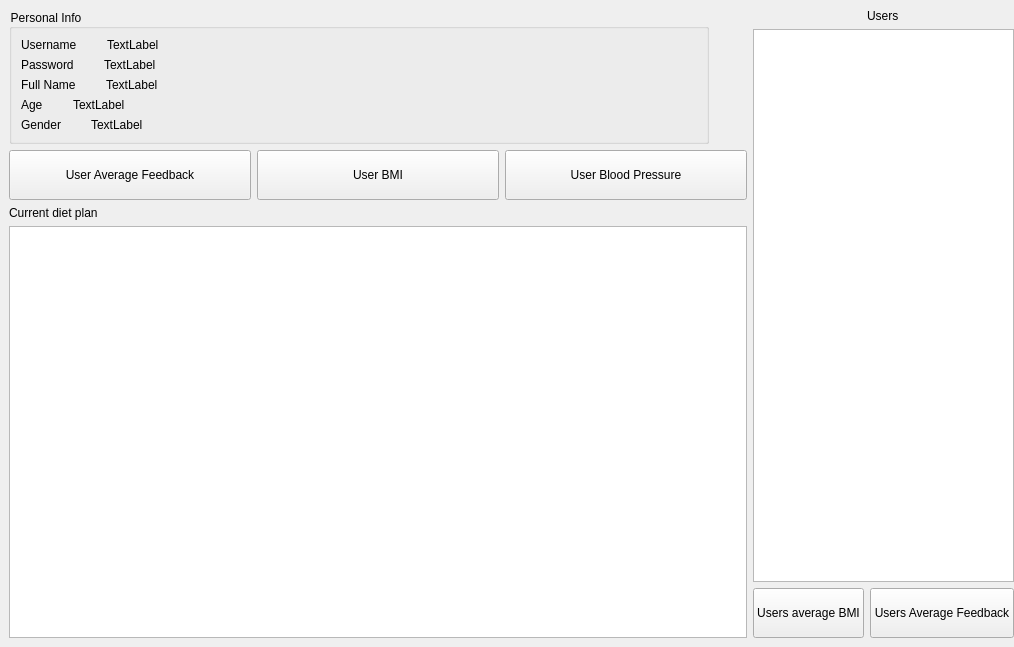
<?xml version="1.0" encoding="UTF-8"?>
<ui version="4.0">
 <class>MainWindow</class>
 <widget class="QMainWindow" name="MainWindow">
  <property name="geometry">
   <rect>
    <x>0</x>
    <y>0</y>
    <width>1014</width>
    <height>647</height>
   </rect>
  </property>
  <property name="windowTitle">
   <string>Server</string>
  </property>
  <widget class="QWidget" name="centralwidget">
   <layout class="QGridLayout" name="gridLayout_2" columnstretch="1,0">
    <property name="leftMargin">
     <number>9</number>
    </property>
    <property name="rightMargin">
     <number>0</number>
    </property>
    <item row="1" column="0">
     <layout class="QHBoxLayout" name="horizontalLayout_7">
      <item>
       <widget class="QPushButton" name="userAVGFeedbackButton">
        <property name="minimumSize">
         <size>
          <width>0</width>
          <height>50</height>
         </size>
        </property>
        <property name="text">
         <string>User Average Feedback</string>
        </property>
       </widget>
      </item>
      <item>
       <widget class="QPushButton" name="userBMIButton">
        <property name="minimumSize">
         <size>
          <width>0</width>
          <height>50</height>
         </size>
        </property>
        <property name="text">
         <string>User BMI</string>
        </property>
       </widget>
      </item>
      <item>
       <widget class="QPushButton" name="userBloodPressureButton">
        <property name="minimumSize">
         <size>
          <width>0</width>
          <height>50</height>
         </size>
        </property>
        <property name="text">
         <string>User Blood Pressure</string>
        </property>
       </widget>
      </item>
     </layout>
    </item>
    <item row="2" column="0">
     <layout class="QVBoxLayout" name="verticalLayout_2">
      <item>
       <widget class="QLabel" name="label_2">
        <property name="text">
         <string>Current diet plan</string>
        </property>
       </widget>
      </item>
      <item>
       <widget class="QListWidget" name="currDietlistWidget"/>
      </item>
     </layout>
    </item>
    <item row="0" column="0">
     <widget class="QGroupBox" name="personalInfoGroupBox">
      <property name="maximumSize">
       <size>
        <width>700</width>
        <height>700</height>
       </size>
      </property>
      <property name="styleSheet">
       <string notr="true">color: rgb(0, 0, 0);</string>
      </property>
      <property name="title">
       <string>Personal Info</string>
      </property>
      <layout class="QGridLayout" name="gridLayout">
       <item row="0" column="0">
        <layout class="QFormLayout" name="formLayout">
         <item row="0" column="0">
          <layout class="QHBoxLayout" name="horizontalLayout_2">
           <property name="spacing">
            <number>30</number>
           </property>
           <item>
            <widget class="QLabel" name="usernameLabel">
             <property name="styleSheet">
              <string notr="true">font: 100 italic 13pt &quot;Ubuntu Sans&quot; ;</string>
             </property>
             <property name="text">
              <string>Username</string>
             </property>
            </widget>
           </item>
           <item>
            <widget class="QLabel" name="inputUserName">
             <property name="text">
              <string>TextLabel</string>
             </property>
            </widget>
           </item>
          </layout>
         </item>
         <item row="1" column="0">
          <layout class="QHBoxLayout" name="horizontalLayout_3">
           <property name="spacing">
            <number>30</number>
           </property>
           <item>
            <widget class="QLabel" name="passwordLabel">
             <property name="styleSheet">
              <string notr="true">font: 100 italic 13pt &quot;Ubuntu Sans&quot; ;</string>
             </property>
             <property name="text">
              <string>Password</string>
             </property>
            </widget>
           </item>
           <item>
            <widget class="QLabel" name="inputPasslabel">
             <property name="text">
              <string>TextLabel</string>
             </property>
            </widget>
           </item>
          </layout>
         </item>
         <item row="2" column="0">
          <layout class="QHBoxLayout" name="horizontalLayout_4">
           <property name="spacing">
            <number>30</number>
           </property>
           <item>
            <widget class="QLabel" name="fullNameLabel">
             <property name="styleSheet">
              <string notr="true">font: 100 italic 13pt &quot;Ubuntu Sans&quot; ;
color: rgb(0, 0, 0);</string>
             </property>
             <property name="text">
              <string>Full Name</string>
             </property>
            </widget>
           </item>
           <item>
            <widget class="QLabel" name="inputFullNamelabel">
             <property name="text">
              <string>TextLabel</string>
             </property>
            </widget>
           </item>
          </layout>
         </item>
         <item row="3" column="0">
          <layout class="QHBoxLayout" name="horizontalLayout_5">
           <property name="spacing">
            <number>30</number>
           </property>
           <item>
            <widget class="QLabel" name="ageLabel">
             <property name="styleSheet">
              <string notr="true">font: 100 italic 13pt &quot;Ubuntu Sans&quot; ;
color: rgb(0, 0, 0);</string>
             </property>
             <property name="text">
              <string>Age</string>
             </property>
            </widget>
           </item>
           <item>
            <widget class="QLabel" name="inputAgelabel">
             <property name="text">
              <string>TextLabel</string>
             </property>
            </widget>
           </item>
          </layout>
         </item>
         <item row="4" column="0">
          <layout class="QHBoxLayout" name="horizontalLayout_6">
           <property name="spacing">
            <number>30</number>
           </property>
           <item>
            <widget class="QLabel" name="genderLabel">
             <property name="styleSheet">
              <string notr="true">font: 100 italic 13pt &quot;Ubuntu Sans&quot; ;
color: rgb(0, 0, 0);</string>
             </property>
             <property name="text">
              <string>Gender</string>
             </property>
            </widget>
           </item>
           <item>
            <widget class="QLabel" name="inputGenderlabel">
             <property name="text">
              <string>TextLabel</string>
             </property>
            </widget>
           </item>
          </layout>
         </item>
        </layout>
       </item>
      </layout>
     </widget>
    </item>
    <item row="0" column="1" rowspan="3">
     <layout class="QVBoxLayout" name="verticalLayout">
      <item alignment="Qt::AlignHCenter">
       <widget class="QLabel" name="label">
        <property name="text">
         <string>Users</string>
        </property>
       </widget>
      </item>
      <item>
       <widget class="QListWidget" name="listWidget"/>
      </item>
      <item>
       <layout class="QHBoxLayout" name="horizontalLayout">
        <item>
         <widget class="QPushButton" name="usersAverageBMIButton">
          <property name="minimumSize">
           <size>
            <width>50</width>
            <height>50</height>
           </size>
          </property>
          <property name="text">
           <string>Users average BMI</string>
          </property>
         </widget>
        </item>
        <item>
         <widget class="QPushButton" name="usersAvergeFeedBackButton">
          <property name="minimumSize">
           <size>
            <width>50</width>
            <height>50</height>
           </size>
          </property>
          <property name="text">
           <string>Users Average Feedback</string>
          </property>
         </widget>
        </item>
       </layout>
      </item>
     </layout>
    </item>
   </layout>
  </widget>
 </widget>
 <resources/>
 <connections/>
</ui>
